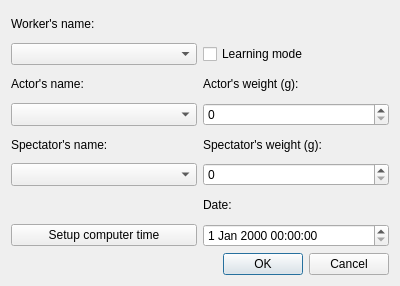
<?xml version="1.0" encoding="UTF-8"?>
<ui version="4.0">
 <class>RabbitDiag</class>
 <widget class="QDialog" name="RabbitDiag">
  <property name="geometry">
   <rect>
    <x>0</x>
    <y>0</y>
    <width>400</width>
    <height>286</height>
   </rect>
  </property>
  <property name="windowTitle">
   <string>Dialog</string>
  </property>
  <layout class="QGridLayout" name="gridLayout_2">
   <item row="0" column="0">
    <layout class="QVBoxLayout" name="verticalLayout">
     <item>
      <layout class="QGridLayout" name="gridLayout">
       <item row="8" column="1">
        <widget class="QDateTimeEdit" name="experimentDate">
         <property name="timeSpec">
          <enum>Qt::UTC</enum>
         </property>
        </widget>
       </item>
       <item row="0" column="0">
        <widget class="QLabel" name="workerLabel">
         <property name="text">
          <string>Worker's name:</string>
         </property>
        </widget>
       </item>
       <item row="6" column="1">
        <widget class="QLabel" name="dateLabel">
         <property name="text">
          <string>Date:</string>
         </property>
        </widget>
       </item>
       <item row="1" column="1">
        <widget class="QCheckBox" name="learningCheck">
         <property name="text">
          <string>Learning mode</string>
         </property>
        </widget>
       </item>
       <item row="1" column="0">
        <widget class="QComboBox" name="workerName">
         <property name="enabled">
          <bool>true</bool>
         </property>
         <property name="sizePolicy">
          <sizepolicy hsizetype="Preferred" vsizetype="Preferred">
           <horstretch>0</horstretch>
           <verstretch>0</verstretch>
          </sizepolicy>
         </property>
        </widget>
       </item>
       <item row="4" column="0">
        <widget class="QLabel" name="spectatorLabel">
         <property name="text">
          <string>Spectator's name:</string>
         </property>
        </widget>
       </item>
       <item row="4" column="1">
        <widget class="QLabel" name="sweightLabel">
         <property name="text">
          <string>Spectator's weight (g):</string>
         </property>
        </widget>
       </item>
       <item row="2" column="0">
        <widget class="QLabel" name="actorLabel">
         <property name="text">
          <string>Actor's name:</string>
         </property>
        </widget>
       </item>
       <item row="3" column="0">
        <widget class="QComboBox" name="actorName">
         <property name="sizePolicy">
          <sizepolicy hsizetype="Preferred" vsizetype="Preferred">
           <horstretch>0</horstretch>
           <verstretch>0</verstretch>
          </sizepolicy>
         </property>
         <property name="font">
          <font>
           <pointsize>9</pointsize>
          </font>
         </property>
        </widget>
       </item>
       <item row="8" column="0">
        <widget class="QPushButton" name="setupTimeButton">
         <property name="text">
          <string>Setup computer time</string>
         </property>
        </widget>
       </item>
       <item row="3" column="1">
        <widget class="QSpinBox" name="actorWeight">
         <property name="maximum">
          <number>9999</number>
         </property>
        </widget>
       </item>
       <item row="2" column="1">
        <widget class="QLabel" name="aweightLabel">
         <property name="text">
          <string>Actor's weight (g):</string>
         </property>
        </widget>
       </item>
       <item row="5" column="1">
        <widget class="QSpinBox" name="spectatorWeight">
         <property name="maximum">
          <number>9999</number>
         </property>
        </widget>
       </item>
       <item row="5" column="0">
        <widget class="QComboBox" name="spectatorName">
         <property name="sizePolicy">
          <sizepolicy hsizetype="Preferred" vsizetype="Preferred">
           <horstretch>0</horstretch>
           <verstretch>0</verstretch>
          </sizepolicy>
         </property>
         <property name="sizeAdjustPolicy">
          <enum>QComboBox::AdjustToContents</enum>
         </property>
        </widget>
       </item>
      </layout>
     </item>
     <item>
      <widget class="QDialogButtonBox" name="buttonBox">
       <property name="orientation">
        <enum>Qt::Horizontal</enum>
       </property>
       <property name="standardButtons">
        <set>QDialogButtonBox::Cancel|QDialogButtonBox::Ok</set>
       </property>
      </widget>
     </item>
    </layout>
   </item>
  </layout>
 </widget>
 <resources/>
 <connections>
  <connection>
   <sender>buttonBox</sender>
   <signal>accepted()</signal>
   <receiver>RabbitDiag</receiver>
   <slot>accept()</slot>
   <hints>
    <hint type="sourcelabel">
     <x>248</x>
     <y>254</y>
    </hint>
    <hint type="destinationlabel">
     <x>157</x>
     <y>274</y>
    </hint>
   </hints>
  </connection>
  <connection>
   <sender>buttonBox</sender>
   <signal>rejected()</signal>
   <receiver>RabbitDiag</receiver>
   <slot>reject()</slot>
   <hints>
    <hint type="sourcelabel">
     <x>316</x>
     <y>260</y>
    </hint>
    <hint type="destinationlabel">
     <x>286</x>
     <y>274</y>
    </hint>
   </hints>
  </connection>
 </connections>
</ui>
